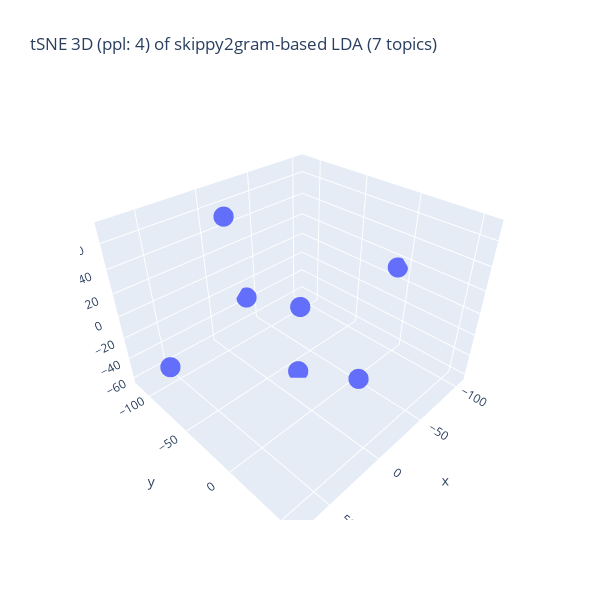

Write notebook code for a chart like this one.
### Code cell
%%capture --no-display

## Plotlyを使って tSNE の結果の可視化 (3D)
import numpy as np
import plotly.graph_objects as go

## 変数の指定
d1, d2, d3 = topic_tsne_3d[:,0], topic_tsne_3d[:,1], topic_tsne_3d[:,2]
fig = go.Figure(data = [go.Scatter3d(x = d1, y = d2, z = d3,
                                     mode = 'markers', marker = dict(size = 7)) ])

## 3D 散布図にラベルを追加する処理は未実装
#fig.update_traces(text = [ str(x) for x in range(len(topic_dist))])
title_val = f"tSNE 3D (ppl: {top_perplexity_val}) of {term_type}-based LDA ({n_topics} topics)"
fig.update_layout(title = dict(text = title_val),
                  autosize = False, width = 600, height = 600,)
fig.show()

### Figure 1 — Plotly figure (JSON) as saved in the notebook; plotly's stock layout.template omitted (floating-point values rounded to 4 significant figures)
{"data": [{"marker": {"size": 7}, "mode": "markers", "type": "scatter3d", "x": [73.18, -35.32, -106.0, -12.79, 24.14, -20.55, 9.033], "y": [-67.25, -115.9, -8.325, -25.39, 58.08, -35.55, -77.2], "z": [-18.19, -34.25, 12.08, 11.16, 21.05, -61.58, 71.15]}], "layout": {"autosize": false, "height": 600, "title": {"text": "tSNE 3D (ppl: 4) of skippy2gram-based LDA (7 topics)"}, "width": 600}}
